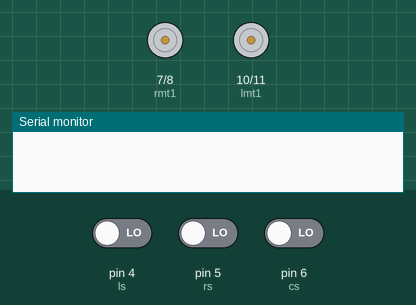
Recording of a sketch running on a simulated Arduino Uno, built with avr-gcc and run on an emulated ATmega328P. Parts: motor-driver pin pairs drawn as motors (green arrow = first pin HIGH = forward, orange = second pin HIGH = backward, longer = more drive), the last lines printed to the serial monitor. The test bench sets the inputs (shaded band); at power-on: pin 4 (ls) LOW, pin 5 (rs) LOW, pin 6 (cs) LOW.

Above: at 1.2 s.
1.3 s: pin 4 (ls) driven HIGH
At 2.3 s:
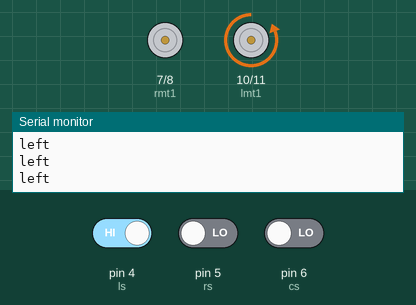
2.8 s: pin 4 (ls) driven LOW
At 4.1 s:
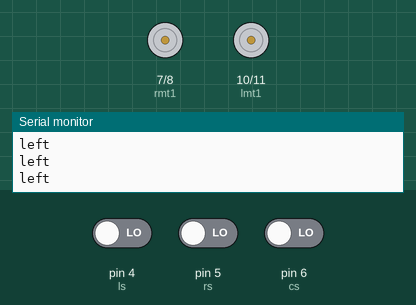
4.4 s: pin 5 (rs) driven HIGH
At 4.7 s:
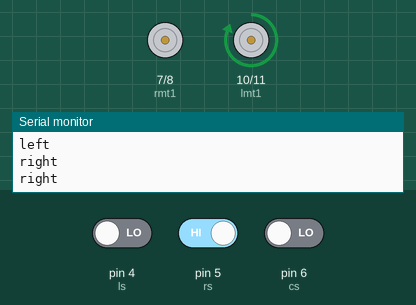
5.9 s: pin 5 (rs) driven LOW
At 6.7 s:
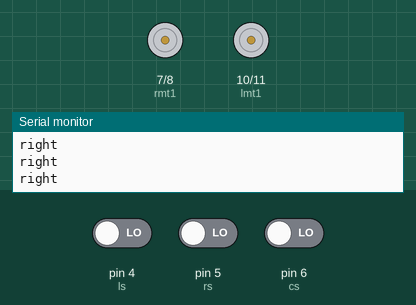
7.5 s: pin 6 (cs) driven HIGH
At 8.2 s:
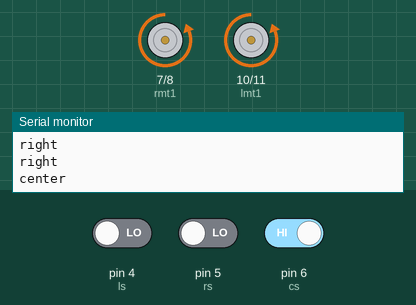
Timing chart, 0 to 10.0 s (numbered marks = the images above; inputs shaded):
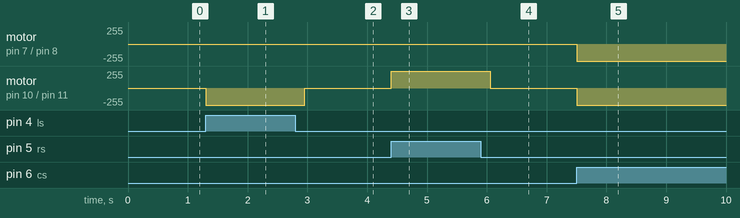

The sketch:

SoundFollowingRobot.ino
```cpp
int lmt1=10;
int lmt2=11;//slow rigtht
int rmt1=7;
int rmt2=8;
int ls=4;
int cs=6;
int rs=5;
void setup() {
  // put your setup code here, to run once:
  Serial.begin(9600);
  pinMode(lmt1,OUTPUT);
  pinMode(lmt2,OUTPUT);
  pinMode(rmt1,OUTPUT);
  pinMode(rmt2,OUTPUT);
  pinMode(ls,INPUT);
  pinMode(rs,INPUT);
  pinMode(cs,INPUT);


}

void forward()
{
  for(int i=0;i<20000;i++){
  analogWrite(lmt1,0);
  analogWrite(lmt2,255);
  analogWrite(rmt1,0);
  analogWrite(rmt2,130);
  }
  delay(100);
}

void reverse()
{
  for(int i=0;i<15000;i++){
  analogWrite(lmt1,255);
  analogWrite(lmt2,0);
  analogWrite(rmt1,0);
  analogWrite(rmt2,255);
  }
  delay(100);
}
void rightturn(){

  for(int i=0;i<5000;i++){
  analogWrite(lmt1,255);
  analogWrite(lmt2,0);
  analogWrite(rmt1,0);
  analogWrite(rmt2,0);
  }
  delay(100);
}

void leftturn(){
  for(int i=0;i<5000;i++){
  analogWrite(lmt1,0);
  analogWrite(lmt2,255);
  analogWrite(rmt1,0);
  analogWrite(rmt2,0);
  }
  delay(100);
}
void rest(){
  analogWrite(lmt1,0);
  analogWrite(lmt2,0);
  analogWrite(rmt1,0);
  analogWrite(rmt2,0);
}
void loop(){
  int Sensorleft=digitalRead(ls);
  int Sensorcenter=digitalRead(cs);
  int Sensorright=digitalRead(rs);
//  forward();
//  if(Sensorleft==1)
//  Serial.println("left");
//  if(Sensorright==1)
//    Serial.println("right");
//  if(Sensorcenter==1)
//    Serial.println("center");
//  Serial.println("left: "+Sensorleft);
//  Serial.println("right: "+Sensorright);
 // Serial.println("center: "+Sensorcenter);
  // forward();

  if(Sensorleft==1){
  Serial.println("left");
    //rightturn();
    leftturn();
    //delay(100);
   }

 else if(Sensorright==1){
 Serial.println("right");
  rightturn();
  //delay(100);
  }
    else if(Sensorright==1 && Sensorleft==1)
  {
   Serial.println("Back");
    reverse();
    //delay(100);
  }
  else if(Sensorcenter==1){
  Serial.println("center");
  forward();
  //delay(100);
  }
  else
    rest();
  }
```

Measured:
- after the input at 1.3 s, motor on pin 10 (lmt1) / pin 11 (lmt2): stopped → backward 255/255 at once
- after the input at 2.8 s, motor on pin 10 (lmt1) / pin 11 (lmt2): backward 255/255 → stopped after 0.15 s
- after the input at 4.4 s, motor on pin 10 (lmt1) / pin 11 (lmt2): stopped → forward 255/255 at once
- after the input at 5.9 s, motor on pin 10 (lmt1) / pin 11 (lmt2): forward 255/255 → stopped after 0.15 s
- after the input at 7.5 s, motor on pin 7 (rmt1) / pin 8 (rmt2), motor on pin 10 (lmt1) / pin 11 (lmt2): stopped → backward 255/255 at once
